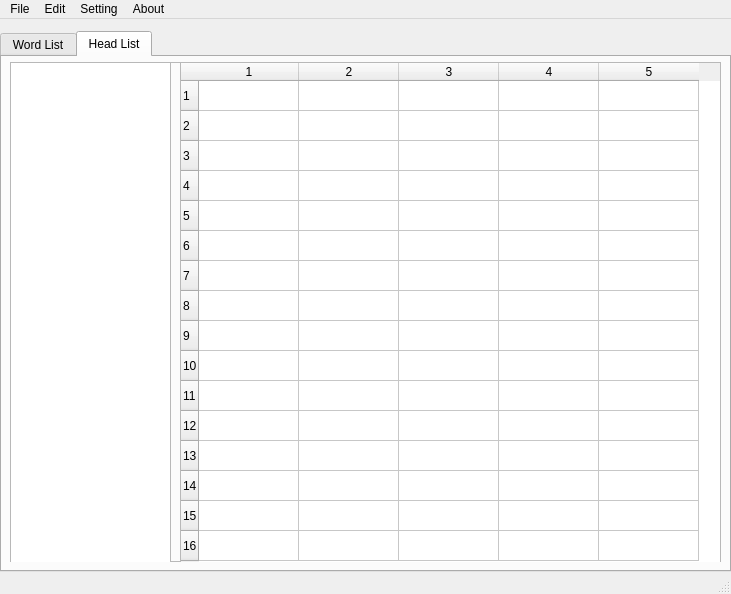
<?xml version="1.0" encoding="UTF-8"?>
<ui version="4.0">
 <class>MainWindow</class>
 <widget class="QMainWindow" name="MainWindow">
  <property name="geometry">
   <rect>
    <x>0</x>
    <y>0</y>
    <width>731</width>
    <height>594</height>
   </rect>
  </property>
  <property name="windowTitle">
   <string>MainWindow</string>
  </property>
  <widget class="QWidget" name="centralwidget">
   <layout class="QGridLayout" name="gridLayout">
    <property name="leftMargin">
     <number>0</number>
    </property>
    <property name="topMargin">
     <number>12</number>
    </property>
    <property name="rightMargin">
     <number>0</number>
    </property>
    <property name="bottomMargin">
     <number>0</number>
    </property>
    <item row="0" column="0">
     <widget class="QTabWidget" name="tabWidget">
      <property name="font">
       <font>
        <weight>50</weight>
        <italic>false</italic>
        <bold>false</bold>
        <underline>false</underline>
        <strikeout>false</strikeout>
       </font>
      </property>
      <property name="currentIndex">
       <number>1</number>
      </property>
      <widget class="QWidget" name="tab">
       <attribute name="title">
        <string>Word List</string>
       </attribute>
       <layout class="QGridLayout" name="gridLayout_2">
        <property name="leftMargin">
         <number>8</number>
        </property>
        <property name="topMargin">
         <number>5</number>
        </property>
        <property name="rightMargin">
         <number>8</number>
        </property>
        <property name="bottomMargin">
         <number>8</number>
        </property>
        <item row="0" column="0">
         <widget class="QTableWidget" name="tableWidget">
          <property name="rowCount">
           <number>16</number>
          </property>
          <property name="columnCount">
           <number>7</number>
          </property>
          <row/>
          <row/>
          <row/>
          <row/>
          <row/>
          <row/>
          <row/>
          <row/>
          <row/>
          <row/>
          <row/>
          <row/>
          <row/>
          <row/>
          <row/>
          <row/>
          <column/>
          <column/>
          <column/>
          <column/>
          <column/>
          <column/>
          <column/>
         </widget>
        </item>
       </layout>
      </widget>
      <widget class="QWidget" name="tab_2">
       <attribute name="title">
        <string>Head List</string>
       </attribute>
       <layout class="QGridLayout" name="gridLayout_3">
        <property name="leftMargin">
         <number>8</number>
        </property>
        <property name="topMargin">
         <number>5</number>
        </property>
        <property name="rightMargin">
         <number>8</number>
        </property>
        <property name="bottomMargin">
         <number>8</number>
        </property>
        <item row="0" column="0">
         <widget class="QFrame" name="frame">
          <property name="frameShape">
           <enum>QFrame::StyledPanel</enum>
          </property>
          <property name="frameShadow">
           <enum>QFrame::Raised</enum>
          </property>
          <widget class="QTableWidget" name="tableWidget_2">
           <property name="geometry">
            <rect>
             <x>170</x>
             <y>0</y>
             <width>541</width>
             <height>501</height>
            </rect>
           </property>
           <property name="rowCount">
            <number>16</number>
           </property>
           <property name="columnCount">
            <number>5</number>
           </property>
           <row/>
           <row/>
           <row/>
           <row/>
           <row/>
           <row/>
           <row/>
           <row/>
           <row/>
           <row/>
           <row/>
           <row/>
           <row/>
           <row/>
           <row/>
           <row/>
           <column/>
           <column/>
           <column/>
           <column/>
           <column/>
          </widget>
          <widget class="QListWidget" name="listWidget">
           <property name="geometry">
            <rect>
             <x>0</x>
             <y>0</y>
             <width>161</width>
             <height>501</height>
            </rect>
           </property>
          </widget>
         </widget>
        </item>
       </layout>
      </widget>
     </widget>
    </item>
   </layout>
  </widget>
  <widget class="QMenuBar" name="menubar">
   <property name="geometry">
    <rect>
     <x>0</x>
     <y>0</y>
     <width>731</width>
     <height>22</height>
    </rect>
   </property>
   <widget class="QMenu" name="menuFile">
    <property name="title">
     <string>File</string>
    </property>
    <addaction name="actionOpen"/>
    <addaction name="actionSave"/>
    <addaction name="actionUpdate"/>
    <addaction name="separator"/>
    <addaction name="actionHelp"/>
    <addaction name="separator"/>
    <addaction name="actionExit"/>
   </widget>
   <widget class="QMenu" name="menuEdit">
    <property name="title">
     <string>Edit</string>
    </property>
    <addaction name="actionAdd"/>
    <addaction name="actionDelete"/>
    <addaction name="actionModify"/>
    <addaction name="actionUndo"/>
    <addaction name="actionReset"/>
   </widget>
   <widget class="QMenu" name="menuOperation">
    <property name="title">
     <string>Setting</string>
    </property>
    <addaction name="actionSelect_Dictionary"/>
    <addaction name="actionSelect_Languary"/>
   </widget>
   <widget class="QMenu" name="menuAbout">
    <property name="title">
     <string>About</string>
    </property>
    <addaction name="actionAbout_Application"/>
    <addaction name="actionAbout_Programmer"/>
    <addaction name="actionUML_Diagram"/>
   </widget>
   <addaction name="menuFile"/>
   <addaction name="menuEdit"/>
   <addaction name="menuOperation"/>
   <addaction name="menuAbout"/>
  </widget>
  <widget class="QStatusBar" name="statusbar"/>
  <action name="actionOpen">
   <property name="text">
    <string>Open</string>
   </property>
   <property name="toolTip">
    <string>Open File</string>
   </property>
   <property name="shortcut">
    <string>Meta+O</string>
   </property>
  </action>
  <action name="actionSave">
   <property name="text">
    <string>Save</string>
   </property>
   <property name="toolTip">
    <string>Save File</string>
   </property>
   <property name="shortcut">
    <string>Meta+S</string>
   </property>
  </action>
  <action name="actionUpdate">
   <property name="text">
    <string>Update</string>
   </property>
   <property name="toolTip">
    <string>Update Application Data</string>
   </property>
   <property name="shortcut">
    <string>Meta+U</string>
   </property>
  </action>
  <action name="actionHelp">
   <property name="text">
    <string>Help</string>
   </property>
   <property name="toolTip">
    <string>Application Instruction</string>
   </property>
   <property name="shortcut">
    <string>Meta+H</string>
   </property>
  </action>
  <action name="actionExit">
   <property name="text">
    <string>Exit</string>
   </property>
   <property name="toolTip">
    <string>Quit Application</string>
   </property>
   <property name="shortcut">
    <string>Meta+Ctrl+F4</string>
   </property>
  </action>
  <action name="actionAbout_Programmer">
   <property name="text">
    <string>About Programmer</string>
   </property>
   <property name="toolTip">
    <string>Show My Profile</string>
   </property>
   <property name="shortcut">
    <string>Meta+Alt+C</string>
   </property>
  </action>
  <action name="actionAbout_Application">
   <property name="text">
    <string>About Project</string>
   </property>
   <property name="toolTip">
    <string>Show Project Description</string>
   </property>
   <property name="shortcut">
    <string>Meta+Alt+P</string>
   </property>
  </action>
  <action name="actionAdd">
   <property name="text">
    <string>Add</string>
   </property>
   <property name="toolTip">
    <string>Add New Word</string>
   </property>
   <property name="shortcut">
    <string>Meta+Alt+A</string>
   </property>
  </action>
  <action name="actionDelete">
   <property name="text">
    <string>Delete</string>
   </property>
   <property name="toolTip">
    <string>Delete Word</string>
   </property>
   <property name="shortcut">
    <string>Meta+Alt+D</string>
   </property>
  </action>
  <action name="actionModify">
   <property name="text">
    <string>Modify</string>
   </property>
   <property name="toolTip">
    <string>Modify Word</string>
   </property>
   <property name="shortcut">
    <string>Meta+Alt+M</string>
   </property>
  </action>
  <action name="actionUndo">
   <property name="text">
    <string>Undo</string>
   </property>
   <property name="toolTip">
    <string>Undo Last Edit Order</string>
   </property>
   <property name="shortcut">
    <string>Meta+Alt+U</string>
   </property>
  </action>
  <action name="actionReset">
   <property name="text">
    <string>Reset</string>
   </property>
   <property name="toolTip">
    <string>Reset Application Data</string>
   </property>
   <property name="shortcut">
    <string>Meta+Alt+R</string>
   </property>
  </action>
  <action name="actionSelect_Dictionary">
   <property name="text">
    <string>Select Dictionary</string>
   </property>
   <property name="toolTip">
    <string>Select Source Dictionary</string>
   </property>
   <property name="shortcut">
    <string>Meta+Alt+S</string>
   </property>
  </action>
  <action name="actionSelect_Languary">
   <property name="text">
    <string>Select Languary</string>
   </property>
   <property name="toolTip">
    <string>Select  Application Languary</string>
   </property>
   <property name="shortcut">
    <string>Meta+Alt+L</string>
   </property>
  </action>
  <action name="actionUML_Diagram">
   <property name="text">
    <string>UML Diagram</string>
   </property>
   <property name="toolTip">
    <string>Show Project UML Diagram</string>
   </property>
   <property name="shortcut">
    <string>Meta+Alt+O</string>
   </property>
  </action>
 </widget>
 <resources/>
 <connections/>
</ui>
